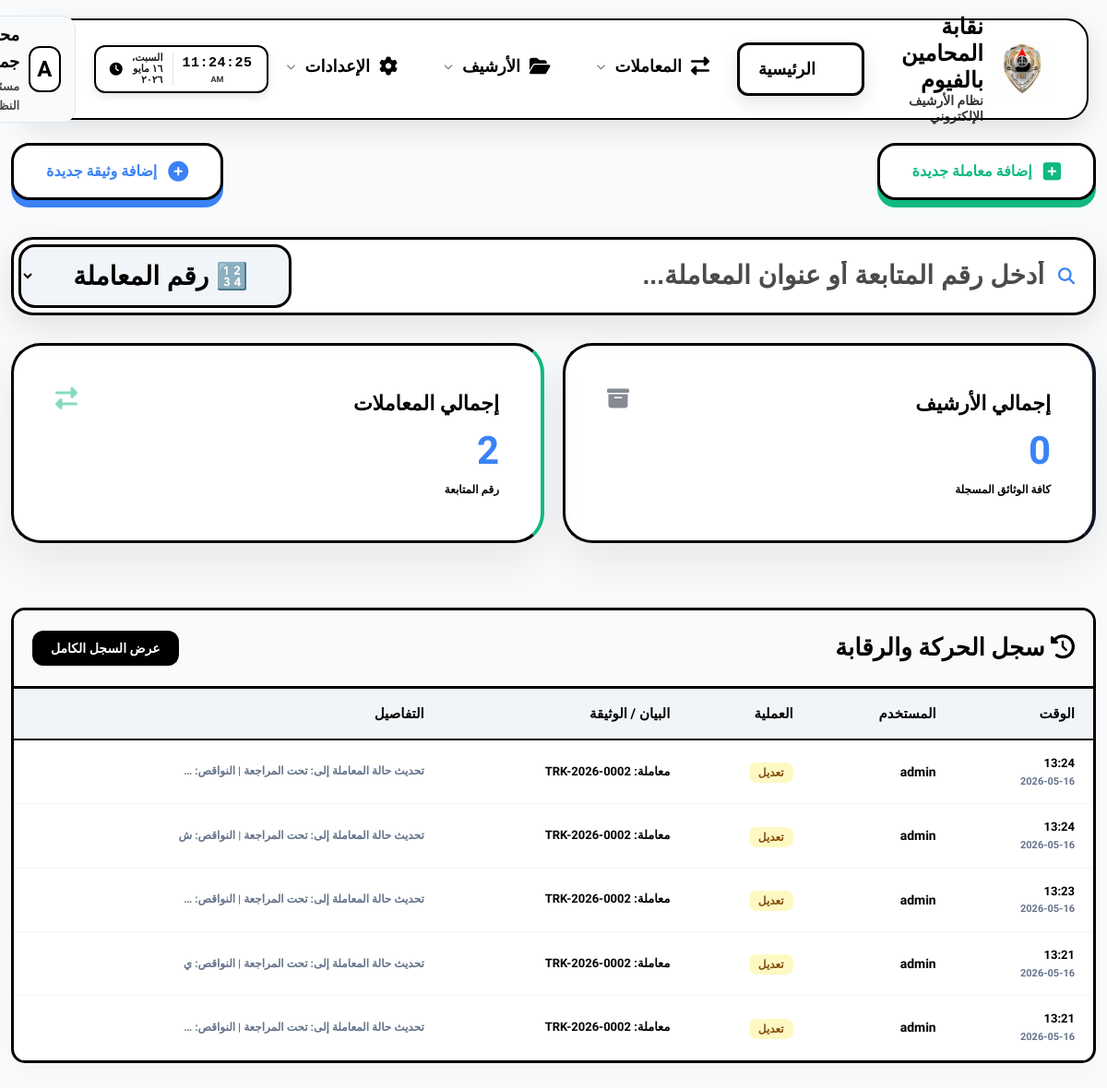
The page /dashboard/ (signed in) on the database its author committed.
### eams/models.py (models this page shows, shortened)
class Profile(models.Model):
    ROLE_CHOICES = (
        ('admin', 'مدير نظام'),
        ('employee', 'موظف'),
        ('viewer', 'مشاهد'),
    )
    user = models.OneToOneField(User, on_delete=models.CASCADE, related_name='profile')
    full_name = models.CharField(max_length=255, blank=True, null=True, verbose_name="الاسم بالكامل")
    job_title = models.CharField(max_length=255, blank=True, null=True, verbose_name="الوظيفة")
    department = models.CharField(max_length=255, blank=True, null=True, verbose_name="القسم")
    raw_password = models.CharField(max_length=255, blank=True, null=True, verbose_name="كلمة المرور الحالية (للمدير)")
    access_incoming = models.BooleanField(default=True, verbose_name="الأرشيف الوارد")
    access_outgoing = models.BooleanField(default=True, verbose_name="الأرشيف الصادر")
    access_internal = models.BooleanField(default=True, verbose_name="البريد الداخلي")
    access_reports = models.BooleanField(default=False, verbose_name="التقارير الإحصائية")
    access_categories = models.BooleanField(default=False, verbose_name="إدارة الأقسام")
    access_audit = models.BooleanField(default=False, verbose_name="سجل التحركات")
    access_users = models.BooleanField(default=False, verbose_name="إدارة المستخدمين")

class AuditLog(models.Model):
    ACTION_CHOICES = (
        ('upload', 'رفع'),
        ('edit', 'تعديل'),
        ('delete', 'حذف'),
        ('view', 'عرض'),
    )
    user = models.ForeignKey(User, on_delete=models.SET_NULL, null=True, verbose_name="المستخدم")
    action = models.CharField(max_length=20, choices=ACTION_CHOICES, verbose_name="العملية")
    document_title = models.CharField(max_length=255, verbose_name="عنوان الوثيقة")
    timestamp = models.DateTimeField(auto_now_add=True, verbose_name="الوقت")
    details = models.TextField(blank=True, null=True, verbose_name="التفاصيل")

### eams/views.py (the view)
# urls.py: path('', RedirectView.as_view(url='dashboard/', permanent=True)),
@login_required
def dashboard(request):
    total_docs = Document.objects.count()
    incoming_count = Document.objects.filter(doc_type='incoming').count()
    outgoing_count = Document.objects.filter(doc_type='outgoing').count()
    internal_count = Document.objects.filter(doc_type='internal').count()
    recent_docs = Document.objects.order_by('-uploaded_at')[:5]
    categories = Category.objects.annotate(doc_count=Count('documents')).order_by('-doc_count')[:5]
    activities = AuditLog.objects.order_by('-timestamp')[:5]
    context = {
        'total_docs': total_docs,
        'total_transactions': Transaction.objects.count(),
        'recent_docs': recent_docs,
        'categories': categories,
        'activities': activities,
    }
    return render(request, 'eams/dashboard.html', context)

### templates/eams/dashboard.html (shortened to what this page needs)
{% extends 'base.html' %}
{% block content %}
<div class="fade-in">
    <div class="dashboard-header" style="display: flex; justify-content: space-between; align-items: center; margin-bottom: 40px; flex-wrap: wrap; gap: 20px;">
        <a href="{% url 'transaction_create' %}" class="quick-action-btn btn-transaction-pro">
            <i class="fas fa-plus-square"></i> إضافة معاملة جديدة
        </a>
        <a href="{% url 'document_create' %}" class="quick-action-btn btn-document-pro">
            <i class="fas fa-plus-circle"></i> إضافة وثيقة جديدة
        </a>
    </div>
    <div style="margin-bottom: 30px; position: relative;" id="live-search-wrapper">
        <div class="search-box-container" style="display: flex; align-items: center; gap: 0; background: #fff; border: 3px solid #000000; border-radius: 24px; padding: 5px; box-shadow: 0 12px 35px rgba(0,0,0,0.1); transition: all 0.3s;" id="search-box-container">
            <div style="flex: 1; display: flex; align-items: center; gap: 15px; padding: 0 15px;">
                <i class="fas fa-search" style="color: var(--accent-color); font-size: 18px;"></i>
                <input type="text" id="live-search-input"
                    placeholder="أدخل رقم المتابعة أو عنوان المعاملة..."
                    style="border: none; outline: none; flex-grow: 1; font-size: 28px; background: transparent; color: #000000 !important; font-weight: 900;"
                    autocomplete="off">
            </div>
            <select id="search-type-select" style="background: #f1f5f9 !important; border: 3px solid #000 !important; border-radius: 18px; padding: 15px 40px; font-weight: 900; font-size: 28px; color: #000 !important; cursor: pointer; outline: none; margin-right: 10px; height: auto;">
                <option value="transaction" style="background: #fff; color: #000;" selected>🔢 رقم المعاملة</option>
            </select>
        </div>
    </div>
    {% if request.user.profile.access_users %}
    <div class="stats-grid"
         hx-get="{% url 'dashboard_stats_partial' %}"
         hx-trigger="every 10s"
         hx-swap="innerHTML"
         style="display: grid; grid-template-columns: repeat(auto-fit, minmax(200px, 1fr)); gap: 20px; margin-bottom: 30px;">
        {% include 'eams/partials/stats.html' %}
    </div>
    <div class="data-container table-responsive" style="margin-top: 30px; border: 3px solid #000; padding: 0;">
        <div style="background: #f8fafc; padding: 20px; border-bottom: 3px solid #000; display: flex; justify-content: space-between; align-items: center;">
            <h2 style="font-weight: 900; margin: 0; font-size: 24px;"><i class="fas fa-history"></i> سجل الحركة والرقابة</h2>
            <a href="{% url 'audit_log' %}" style="text-decoration: none; background: #000; color: #fff; padding: 8px 20px; border-radius: 12px; font-weight: 800; font-size: 14px;">عرض السجل الكامل</a>
        </div>
        <table style="width: 100%; border-collapse: collapse; min-width: 800px;">
            <thead style="background: #f1f5f9; border-bottom: 2px solid #000;">
                <tr>
                    <th style="padding: 15px 20px; text-align: right; font-weight: 900;">الوقت</th>
                    <th style="padding: 15px 20px; text-align: right; font-weight: 900;">المستخدم</th>
                    <th style="padding: 15px 20px; text-align: right; font-weight: 900;">العملية</th>
                    <th style="padding: 15px 20px; text-align: right; font-weight: 900;">البيان / الوثيقة</th>
                    <th style="padding: 15px 20px; text-align: right; font-weight: 900;">التفاصيل</th>
                </tr>
            </thead>
            <tbody hx-get="{% url 'dashboard_activities_partial' %}" hx-trigger="every 10s" hx-swap="innerHTML">
                {% include 'eams/partials/activities.html' %}
            </tbody>
        </table>
    </div>
    {% endif %}
</div>
{% endblock %}

### templates/base.html (shortened to what this page needs)
{% load static %}
<!DOCTYPE html>
<html lang="ar" dir="rtl">
<head>
    <link rel="stylesheet" href="https://cdnjs.cloudflare.com/ajax/libs/font-awesome/6.4.0/css/all.min.css">
    <link rel="stylesheet" href="https://unpkg.com/nprogress@0.2.0/nprogress.css">
    <link rel="stylesheet" href="{% static 'css/style.css' %}?v=11">
</head>
<body class="js-loading">
    <div class="topnav-container">
        <nav class="topnav">
            <a href="{% url 'dashboard' %}" class="topnav-brand" style="text-decoration: none;">
                <div class="logo-container">
                    <img src="{% static 'Gemini_Generated_Image_ekeq1aekeq1aekeq.png' %}" alt="Logo" class="main-logo">
                </div>
                <div class="brand-text">
                    <span class="main-title">نقابة المحامين بالفيوم</span>
                    <span class="sub-title">نظام الأرشيف الإلكتروني</span>
                </div>
            </a>
            <ul class="topnav-links">
                <li>
                    <a href="{% url 'dashboard' %}"
                        class="nav-link {% if request.resolver_match.url_name == 'dashboard' %}active{% endif %}">
                        <i class="fas fa-th-large"></i>
                        <span>الرئيسية</span>
                    </a>
                </li>
                <li class="has-dropdown">
                    <a href="#"
                        class="nav-link {% if 'transaction' in request.resolver_match.url_name %}active{% endif %}">
                        <i class="fas fa-exchange-alt"></i>
                        <span>المعاملات</span>
                        <i class="fas fa-chevron-down" style="font-size: 10px; opacity: 0.5;"></i>
                    </a>
                </li>
                <li class="has-dropdown">
                    <a href="#"
                        class="nav-link {% if request.resolver_match.url_name == 'document_list' %}active{% endif %}">
                        <i class="fas fa-folder-open"></i>
                        <span>الأرشيف</span>
                        <i class="fas fa-chevron-down" style="font-size: 10px; opacity: 0.5;"></i>
                    </a>
                </li>
                <li class="has-dropdown">
                    <a href="#" class="nav-link">
                        <i class="fas fa-cog"></i>
                        <span>الإعدادات</span>
                        <i class="fas fa-chevron-down" style="font-size: 10px; opacity: 0.5;"></i>
                    </a>
                </li>
            </ul>
            <div class="topnav-right" style="display: flex; align-items: center; gap: 20px;">
                <div class="live-clock-container"
                    style="background: #ffffff; color: #000000; padding: 6px 15px; border-radius: 12px; display: flex; align-items: center; gap: 10px; box-shadow: 0 4px 10px rgba(0,0,0,0.1); border: 2px solid #000000;">
                    <div style="text-align: center; border-left: 1px solid rgba(0,0,0,0.1); padding-left: 10px;">
                        <div id="live-time"
                            style="font-size: 15px; font-weight: 900; letter-spacing: 0.5px; color: #000000;">00:00:00
                        </div>
                        <div id="live-period"
                            style="font-size: 9px; font-weight: 800; opacity: 0.8; margin-top: -2px; color: #000000;">AM
                        </div>
                    </div>
                    <div id="live-date"
                        style="font-size: 11px; font-weight: 800; opacity: 0.9; text-align: right; line-height: 1.1; color: #000000;">
                        --/--/----</div>
                    <i class="fas fa-clock" style="font-size: 14px; color: #000000; animation: pulse 2s infinite;"></i>
                </div>
                <div class="user-profile has-dropdown">
                    <div class="user-avatar">{{ request.user.username|first|upper }}</div>
                    <div class="user-meta">
                        <span class="user-name">{{ request.user.profile.full_name|default:request.user.username }}</span>
                        <span class="user-role">{{ request.user.profile.job_title|default:'موظف النظام' }}</span>
                    </div>
                </div>
            </div>
        </nav>
    </div>
    <div class="main-content" id="main-content">
        {% block content %}{% endblock %}
    </div>
</body>
</html>

### templates/eams/partials/activities.html
{% for log in activities %}
<tr style="border-bottom: 1px solid #f1f5f9;">
    <td style="padding: 15px 20px;">
        <div style="font-weight: 900; color: #000; font-size: 13px;">{{ log.timestamp|date:"H:i" }}</div>
        <div style="font-size: 11px; color: #64748b; font-weight: 700;">{{ log.timestamp|date:"Y-m-d" }}</div>
    </td>
    <td style="padding: 15px 20px; font-weight: 800; font-size: 14px; color: #000;">{{ log.user.username }}</td>
    <td style="padding: 15px 20px;">
        {% if log.action == 'upload' %}
        <span style="background: #dcfce7; color: #166534; padding: 4px 10px; border-radius: 8px; font-size: 12px; font-weight: 900;">{{ log.get_action_display }}</span>
        {% elif log.action == 'delete' %}
        <span style="background: #fee2e2; color: #991b1b; padding: 4px 10px; border-radius: 8px; font-size: 12px; font-weight: 900;">{{ log.get_action_display }}</span>
        {% elif log.action == 'edit' %}
        <span style="background: #fef9c3; color: #854d0e; padding: 4px 10px; border-radius: 8px; font-size: 12px; font-weight: 900;">{{ log.get_action_display }}</span>
        {% else %}
        <span style="background: #eff6ff; color: #1e40af; padding: 4px 10px; border-radius: 8px; font-size: 12px; font-weight: 900;">{{ log.get_action_display }}</span>
        {% endif %}
    </td>
    <td style="padding: 15px 20px; font-weight: 700; font-size: 13px;">{{ log.document_title|default:"---" }}</td>
    <td style="padding: 15px 20px; font-size: 12px; color: #64748b; font-weight: 700;">{{ log.details|truncatechars:50 }}</td>
</tr>
{% empty %}
<tr>
    <td colspan="5" style="text-align: center; padding: 30px; color: #64748b; font-weight: 800;">لا يوجد نشاط مسجل</td>
</tr>
{% endfor %}

### templates/base.html (style rules this page uses)
body { font-family: 'Tajawal', sans-serif; }

### templates/eams/dashboard.html (style rules this page uses)
.quick-action-btn { padding: 15px 35px; border-radius: 20px; font-weight: 900; font-size: 16px; display: inline-flex; align-items: center; gap: 12px; transition: all 0.3s cubic-bezier(0.4, 0, 0.2, 1); text-decoration: none; border: 3px solid #000; background: #fff; position: relative; z-index: 1; }
.quick-action-btn i { font-size: 22px; }
.btn-transaction-pro { color: #10b981 !important; box-shadow: 0 8px 0 #10b981; }
.btn-document-pro { color: #3b82f6 !important; box-shadow: 0 8px 0 #3b82f6; }

### rows shown on the page
AuditLog: timestamp "13:24", timestamp "2026-05-16", user.username "admin", action "تعديل", document_title "معاملة: TRK-2026-0002", details "تحديث حالة المعاملة إلى: تحت المراجعة | النواقص: …"
AuditLog: timestamp "13:24", timestamp "2026-05-16", user.username "admin", action "تعديل", document_title "معاملة: TRK-2026-0002", details "تحديث حالة المعاملة إلى: تحت المراجعة | النواقص: ش"
AuditLog: timestamp "13:23", timestamp "2026-05-16", user.username "admin", action "تعديل", document_title "معاملة: TRK-2026-0002", details "تحديث حالة المعاملة إلى: تحت المراجعة | النواقص: …"
AuditLog: timestamp "13:21", timestamp "2026-05-16", user.username "admin", action "تعديل", document_title "معاملة: TRK-2026-0002", details "تحديث حالة المعاملة إلى: تحت المراجعة | النواقص: ي"
AuditLog: timestamp "13:21", timestamp "2026-05-16", user.username "admin", action "تعديل", document_title "معاملة: TRK-2026-0002", details "تحديث حالة المعاملة إلى: تحت المراجعة | النواقص: …"

### other values the page prints
{{ request.user.username|first|upper }} "A"
{{ total_docs }} "0"
{{ total_transactions }} "2"
